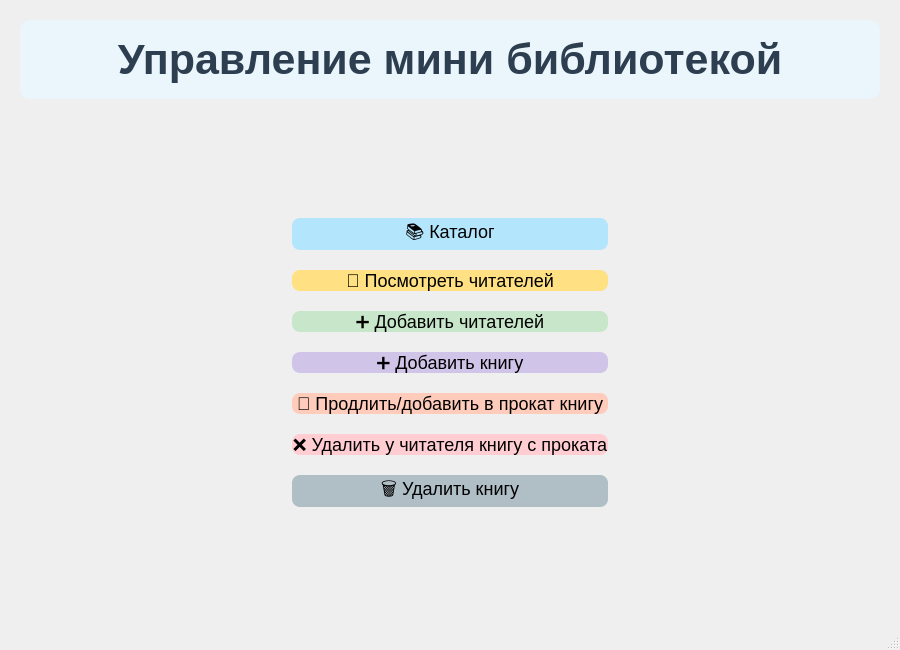
<?xml version="1.0" encoding="UTF-8"?>
<ui version="4.0">
 <class>MainWindow</class>
 <widget class="QMainWindow" name="MainWindow">
  <property name="geometry">
   <rect>
    <x>0</x>
    <y>0</y>
    <width>900</width>
    <height>650</height>
   </rect>
  </property>
  <property name="font">
   <font>
    <pointsize>12</pointsize>
   </font>
  </property>
  <property name="windowTitle">
   <string>Управление мини библиотекой</string>
  </property>
  <widget class="QWidget" name="centralwidget">
   <layout class="QVBoxLayout" name="mainVerticalLayout">
    <property name="spacing">
     <number>20</number>
    </property>
    <property name="leftMargin">
     <number>20</number>
    </property>
    <property name="topMargin">
     <number>20</number>
    </property>
    <property name="rightMargin">
     <number>20</number>
    </property>
    <property name="bottomMargin">
     <number>20</number>
    </property>
    <item>
     <widget class="QLabel" name="label">
      <property name="font">
       <font>
        <pointsize>32</pointsize>
        <bold>true</bold>
       </font>
      </property>
      <property name="text">
       <string>Управление мини библиотекой</string>
      </property>
      <property name="alignment">
       <set>Qt::AlignCenter</set>
      </property>
      <property name="styleSheet">
       <string>color: #2d3e50; background: #eaf6fb; border-radius: 10px; padding: 15px;</string>
      </property>
     </widget>
    </item>
    <item>
     <spacer name="topSpacer">
      <property name="orientation">
       <enum>Qt::Vertical</enum>
      </property>
      <property name="sizeHint" stdset="0">
       <size>
        <width>20</width>
        <height>40</height>
       </size>
      </property>
     </spacer>
    </item>
    <item>
     <layout class="QHBoxLayout" name="centeringHorizontalLayout">
      <item>
       <spacer name="leftSpacer">
        <property name="orientation">
         <enum>Qt::Horizontal</enum>
        </property>
        <property name="sizeHint" stdset="0">
         <size>
          <width>40</width>
          <height>20</height>
         </size>
        </property>
       </spacer>
      </item>
      <item>
       <layout class="QVBoxLayout" name="buttonsVerticalLayout">
        <property name="spacing">
         <number>20</number>
        </property>
        <item>
         <widget class="QPushButton" name="btn_catalog">
          <property name="text">
           <string>📚 Каталог</string>
          </property>
          <property name="minimumHeight">
           <number>50</number>
          </property>
          <property name="minimumWidth">
           <number>400</number>
          </property>
          <property name="styleSheet">
           <string>background-color: #b3e5fc; font-size: 18px; border-radius: 8px;</string>
          </property>
         </widget>
        </item>
        <item>
         <widget class="QPushButton" name="btn_readers">
          <property name="text">
           <string>👥 Посмотреть читателей</string>
          </property>
          <property name="minimumHeight">
           <number>50</number>
          </property>
          <property name="minimumWidth">
           <number>400</number>
          </property>
          <property name="styleSheet">
           <string>background-color: #ffe082; font-size: 18px; border-radius: 8px;</string>
          </property>
         </widget>
        </item>
        <item>
         <widget class="QPushButton" name="btn_add_readers">
          <property name="text">
           <string>➕ Добавить читателей</string>
          </property>
          <property name="minimumHeight">
           <number>50</number>
          </property>
          <property name="minimumWidth">
           <number>400</number>
          </property>
          <property name="styleSheet">
           <string>background-color: #c8e6c9; font-size: 18px; border-radius: 8px;</string>
          </property>
         </widget>
        </item>
        <item>
         <widget class="QPushButton" name="btn_add_book">
          <property name="text">
           <string>➕ Добавить книгу</string>
          </property>
          <property name="minimumHeight">
           <number>50</number>
          </property>
          <property name="minimumWidth">
           <number>400</number>
          </property>
          <property name="styleSheet">
           <string>background-color: #d1c4e9; font-size: 18px; border-radius: 8px;</string>
          </property>
         </widget>
        </item>
        <item>
         <widget class="QPushButton" name="btn_rental_books">
          <property name="text">
           <string>🔄 Продлить/добавить в прокат книгу</string>
          </property>
          <property name="minimumHeight">
           <number>50</number>
          </property>
          <property name="minimumWidth">
           <number>400</number>
          </property>
          <property name="styleSheet">
           <string>background-color: #ffccbc; font-size: 18px; border-radius: 8px;</string>
          </property>
         </widget>
        </item>
        <item>
         <widget class="QPushButton" name="btn_del_book_for_reader">
          <property name="text">
           <string>❌ Удалить у читателя книгу с проката</string>
          </property>
          <property name="minimumHeight">
           <number>50</number>
          </property>
          <property name="minimumWidth">
           <number>400</number>
          </property>
          <property name="styleSheet">
           <string>background-color: #ffcdd2; font-size: 18px; border-radius: 8px;</string>
          </property>
         </widget>
        </item>
        <item>
         <widget class="QPushButton" name="btn_del_book">
          <property name="text">
           <string>🗑️ Удалить книгу</string>
          </property>
          <property name="minimumHeight">
           <number>50</number>
          </property>
          <property name="minimumWidth">
           <number>400</number>
          </property>
          <property name="styleSheet">
           <string>background-color: #b0bec5; font-size: 18px; border-radius: 8px;</string>
          </property>
         </widget>
        </item>
       </layout>
      </item>
      <item>
       <spacer name="rightSpacer">
        <property name="orientation">
         <enum>Qt::Horizontal</enum>
        </property>
        <property name="sizeHint" stdset="0">
         <size>
          <width>40</width>
          <height>20</height>
         </size>
        </property>
       </spacer>
      </item>
     </layout>
    </item>
    <item>
     <spacer name="bottomSpacer">
      <property name="orientation">
       <enum>Qt::Vertical</enum>
      </property>
      <property name="sizeHint" stdset="0">
       <size>
        <width>20</width>
        <height>40</height>
       </size>
      </property>
     </spacer>
    </item>
   </layout>
  </widget>
  <widget class="QMenuBar" name="menubar">
   <property name="geometry">
    <rect>
     <x>0</x>
     <y>0</y>
     <width>900</width>
     <height>24</height>
    </rect>
   </property>
  </widget>
  <widget class="QStatusBar" name="statusbar"/>
 </widget>
 <resources/>
 <connections/>
</ui>
